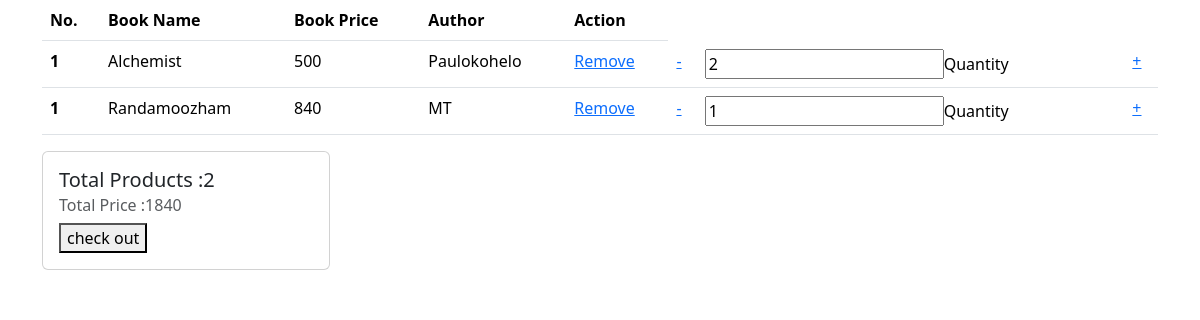
Page /user/viewcart/ (signed in) on the committed database.
### userapp/models.py (models this page shows, shortened)
class CartItem(models.Model):
    cart=models.ForeignKey(Cart,on_delete=models.CASCADE)
    book=models.ForeignKey(Book,on_delete=models.CASCADE)
    quantity=models.PositiveIntegerField(default=1)

### bookapp/models.py (models this page shows, shortened)
class Book(models.Model):
    title=models.CharField(max_length=200,null=True)
    price=models.IntegerField(null=True)
    image=models.ImageField(upload_to='book_media')
    quantity=models.IntegerField()
    author=models.ForeignKey(Author,on_delete=models.CASCADE)

class Author(models.Model):
    name=models.CharField(max_length=200,null=True)
    def __str__(self):
        return '{}'.format(self.name)

### userapp/views.py (the view, shortened to what this page needs)
# urls.py: path("viewcart/",views.view_cart,name="viewcart"),
def view_cart(request):
    try:
        if request.user.is_authenticated:
            cart, created = Cart.objects.get_or_create(user=request.user)
            cart_items = cart.cartitem_set.all()
            cart_item = CartItem.objects.all()
            total_price = sum(item.book.price * item.quantity for item in cart_items)
            total_items = cart_items.count()
            context = {
                'cart_items': cart_items,
                'cart_item': cart_item,
                'total_price': total_price,
                'total_items': total_items
            }
            return render(request, 'user/cart.html', context)
        else:
            messages.error(request, 'Please login first')
    except Cart.DoesNotExist:
        messages.error(request, 'Error retrieving the cart')

### templates/user/cart.html (shortened to what this page needs)
<!DOCTYPE html>
<html lang="en">
<head>
  <link href="https://cdn.jsdelivr.net/npm/bootstrap@5.3.3/dist/css/bootstrap.min.css" rel="stylesheet">
</head>
<body>
<div class="container">
  {% if not cart_items %}
  <p> Your cart is empty </p>
  {% else %}
  <table class="table">
    <thead>
    <tr>
        <th scope="col">No.</th>
        <th scope="col">Book Name</th>
        <th scope="col">Book Price</th>
        <th scope="col">Author</th>
        <th scope="col">Action</th>
    </tr>
    </thead>
    <tbody>
    {% for item in cart_items %}
    <tr>
        <th scope="row">1</th>
        <td>{{ item.book.title }}</td>
        <td>{{ item.book.price }}</td>
        <td>{{ item.book.author}}</td>
        <td><a href="{% url 'remove_cart' item.id %}">Remove</a></td>
        {% if item.quantity <= item.book.quantity %}
         <td><a href="{% url 'decrease_quantity' item.id %}">-</a></td>
         <td><input type="number" name="quantity" value="{{item.quantity}}">Quantity</td>
         <td><a href="{% url 'increase_quantity' item.id %}">+</a></td>
      {% endif %}
    </tr>
    {% endfor %}
    </tbody>
</table>
  {% endif %}
  <form action="{% url 'create-checkout-session' %}" method="post">
    <div class="card" style="width: 18rem;">
<div class="card-body">
    <h5 class="card-title">Total Products :{{ total_items }}</h5>
    <h6 class="card-subtitle mb-2 text-body-secondary">Total Price :{{ total_price }}</h6>
    <button id="checkout-button" type="submit" class="card-link">check out</button>
</div>
</div>
  </form>
</div>
</body>
</html>

### rows in the picture
CartItem: book "Alchemist", book.price "500", book.author "Paulokohelo", quantity "2"
CartItem: book "Randamoozham", book.price "840", book.author "MT", quantity "1"

### other values in the picture
{{ total_items }} "2"
{{ total_price }} "1840"
